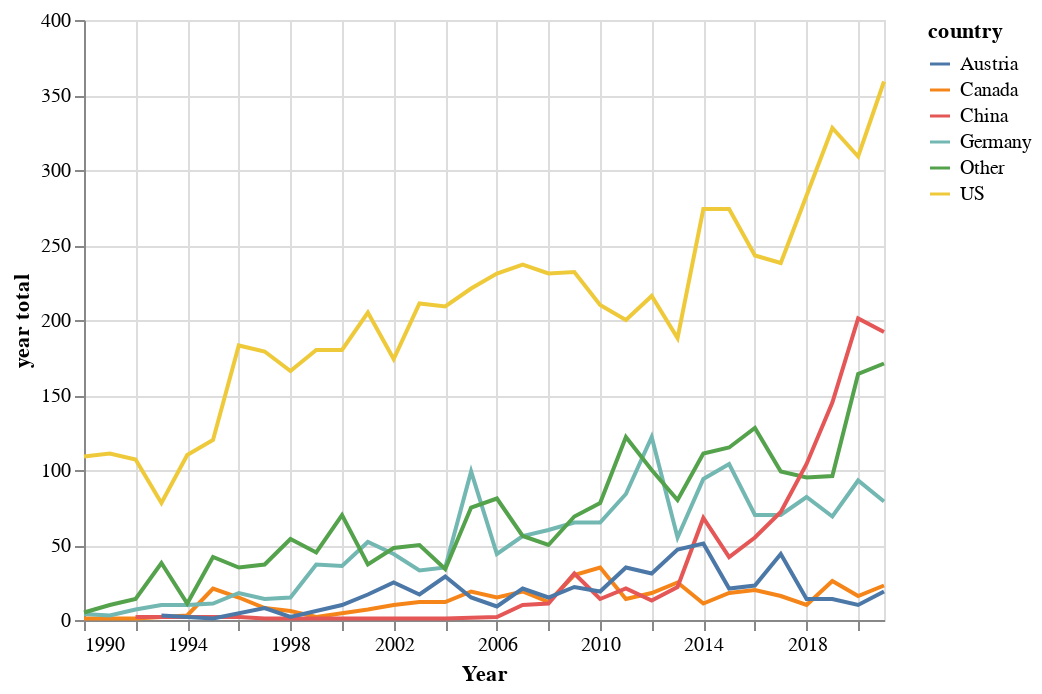

The notebook cell saved with this chart:
### Code cell
source = cntry_ts_prop_df

alt.Chart(source).mark_line().encode(
    x="Year:T",
    y="year total:Q",
    color="country:N"
)

### Figure 1 — Vega-Lite specification as saved in the notebook (floating-point values rounded to 4 significant figures; data arrays with more than 128 entries replaced by an {"elided": "..."} marker saying what was removed)
{"config": {"view": {"continuousWidth": 400, "continuousHeight": 300}}, "data": {"name": "data-451bd6918b75a29d1f7cb7054ced1527"}, "mark": "line", "encoding": {"color": {"field": "country", "type": "nominal"}, "x": {"field": "Year", "type": "temporal"}, "y": {"field": "year total", "type": "quantitative"}}, "$schema": "https://vega.github.io/schema/vega-lite/v4.17.0.json", "datasets": {"data-451bd6918b75a29d1f7cb7054ced1527": {"elided": "172 records"}}}
